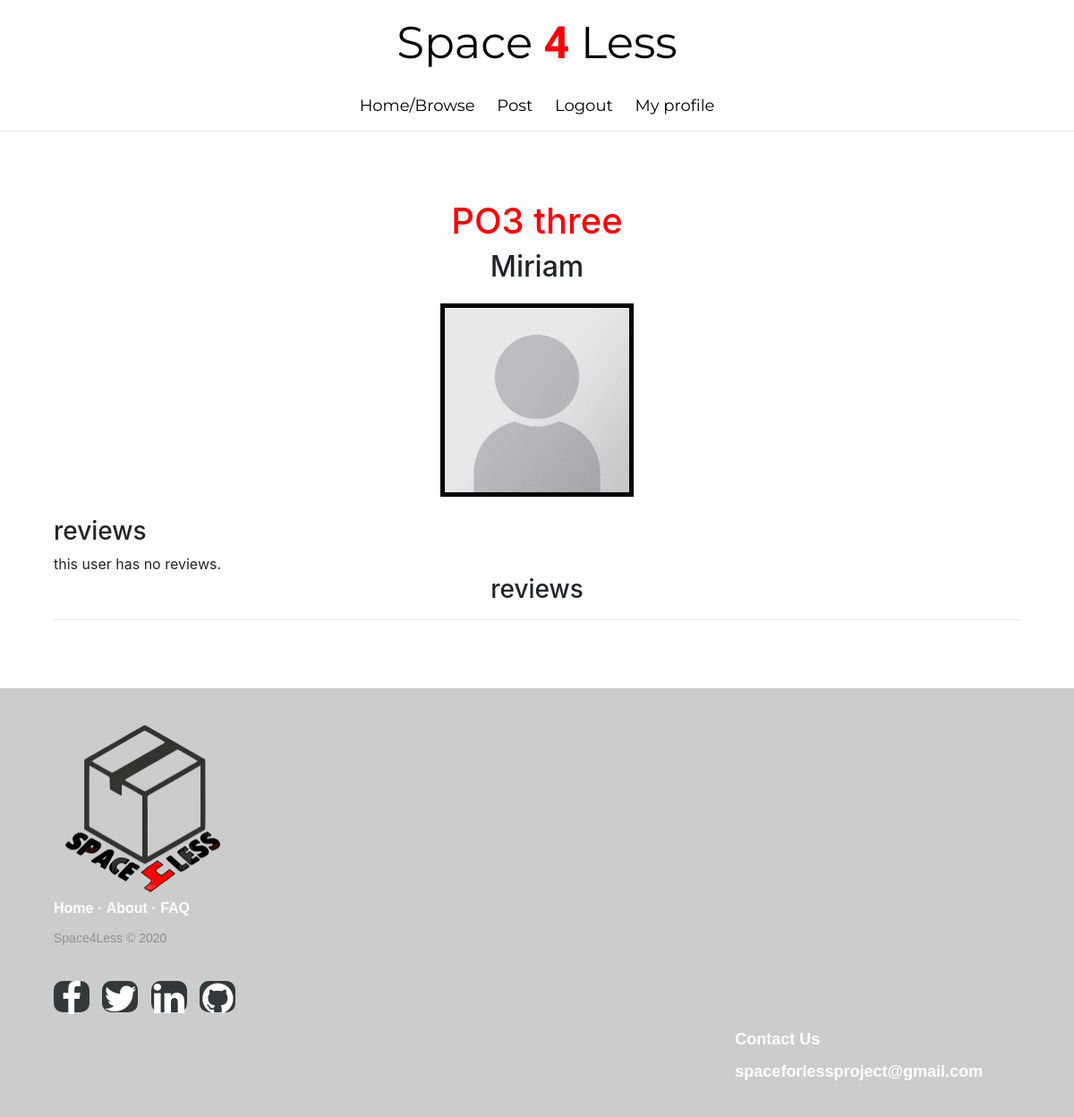
The page /view_profile/3 (signed in) on the database its author committed.
### app/models.py (models this page shows, shortened)
class User(db.Model, UserMixin):
    __tablename__ = 'user'
    user_id = db.Column(db.Integer, primary_key=True)
    username = db.Column(db.String(250), nullable=False)
    first_name = db.Column(db.String(250), nullable=False)
    last_name = db.Column(db.String(250), nullable=False)
    email = db.Column(db.String(250), nullable=False)
    password = db.Column(db.String(200))
    image_file = db.Column(db.String(20), nullable=False, default='default-profile.png')
    roles = db.Column(db.String(20))
    posts = db.relationship('Post', backref='author', lazy=True)
    bookings = db.relationship('Book')
    comments = db.relationship('Comment')
    reviews = db.relationship('Review')

### app/main/routes.py (the view, shortened to what this page needs)
@bp_main.route("/view_profile/<userid>", methods=['GET', 'POST'])
@login_required
def view_profile(userid):
    user = User.query.get(userid)
    reviews = Review.query.filter_by(property_owner_user_id=userid) \
        .join(User, Review.renter_user_id == User.user_id) \
        .add_columns(Review.content, Review.stars, Review.date_posted, User.username, User.image_file,
                     Review.review_id) \
        .all()
    summation = 0
    star_number_tot = {1: 0, 2: 0, 3: 0, 4: 0, 5: 0, 'total': 0}
    if len(reviews) == 0:  # if there are no reviews, there's no average. This is to prevent division by 0
        average = 'there are no reviews at this time'
    return render_template('view_profile.html', user=user, reviews=reviews, average=average,
                           star_number=star_number_tot)

### app/models.py (called while the page is built)
@login.user_loader
def load_user(user_id):
    return User.query.get(int(user_id))

### app/templates/view_profile.html (shortened to what this page needs)
{% extends 'layout.html' %}
{% block content %}
    <h1>{{ user.first_name }} {{ user.last_name }}</h1>
    <h2 class="align_center">{{ user.username }}</h2>
    <img class="profile_picture"
         src="{{ url_for('static', filename='profile_pictures/' + user.image_file, width=50, height =50) }}">
    {% if star_number['total']== 0 %}
        <h3>reviews</h3>
        this user has no reviews.
    {% endif %}
    <h3 class="align_center">reviews</h3>
    <hr>
{% endblock content %}

### app/static/design.css (style rules this page uses)
.profile_picture { border: 5px solid black; margin: auto; display: block; max-width:20%; max-height:20%; width: auto; height: auto; margin-top: 2%; margin-bottom: 2%; }
.align_center { text-align: center; margin: auto; }
h1 { text-align: center; color:red; }
h2 { padding-left: 20%; padding-right: 20%; }
* { box-sizing: border-box; }

### rows shown on the page
User: first_name "PO3", last_name "three", username "Miriam", image_file (placeholder picture)
